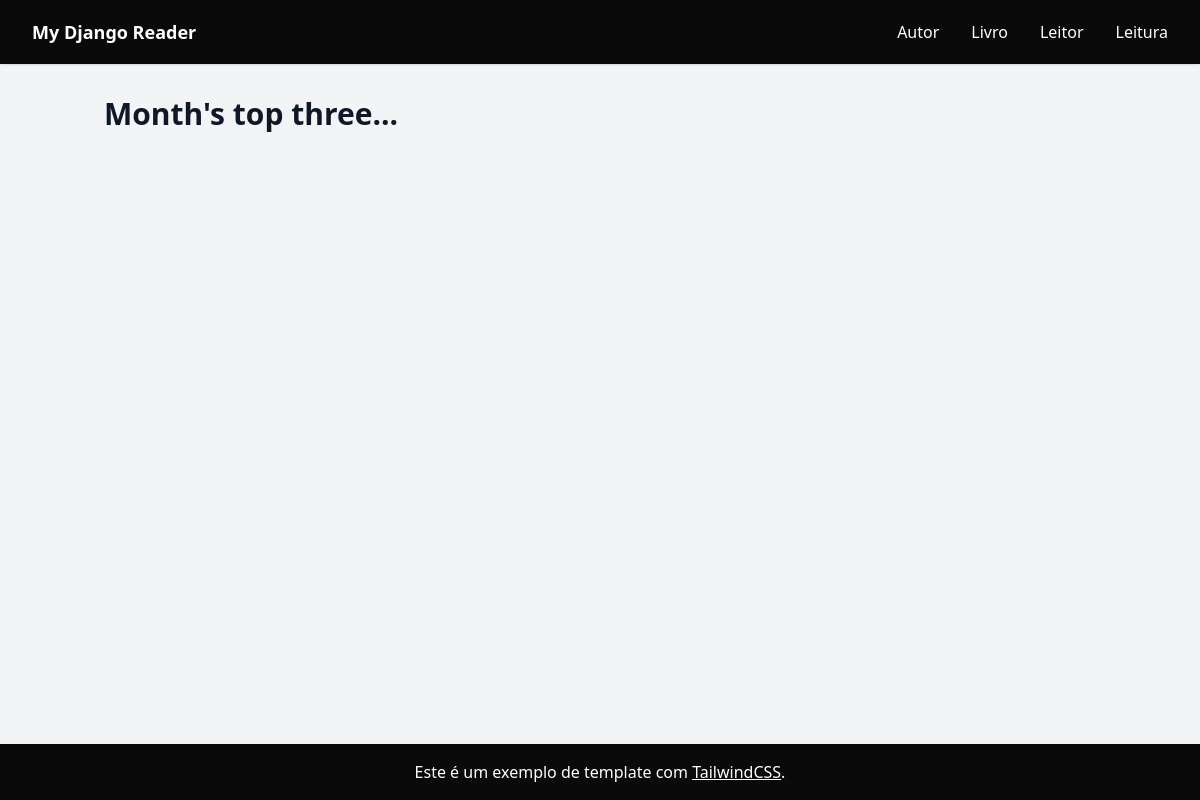
The app's page /, older data.
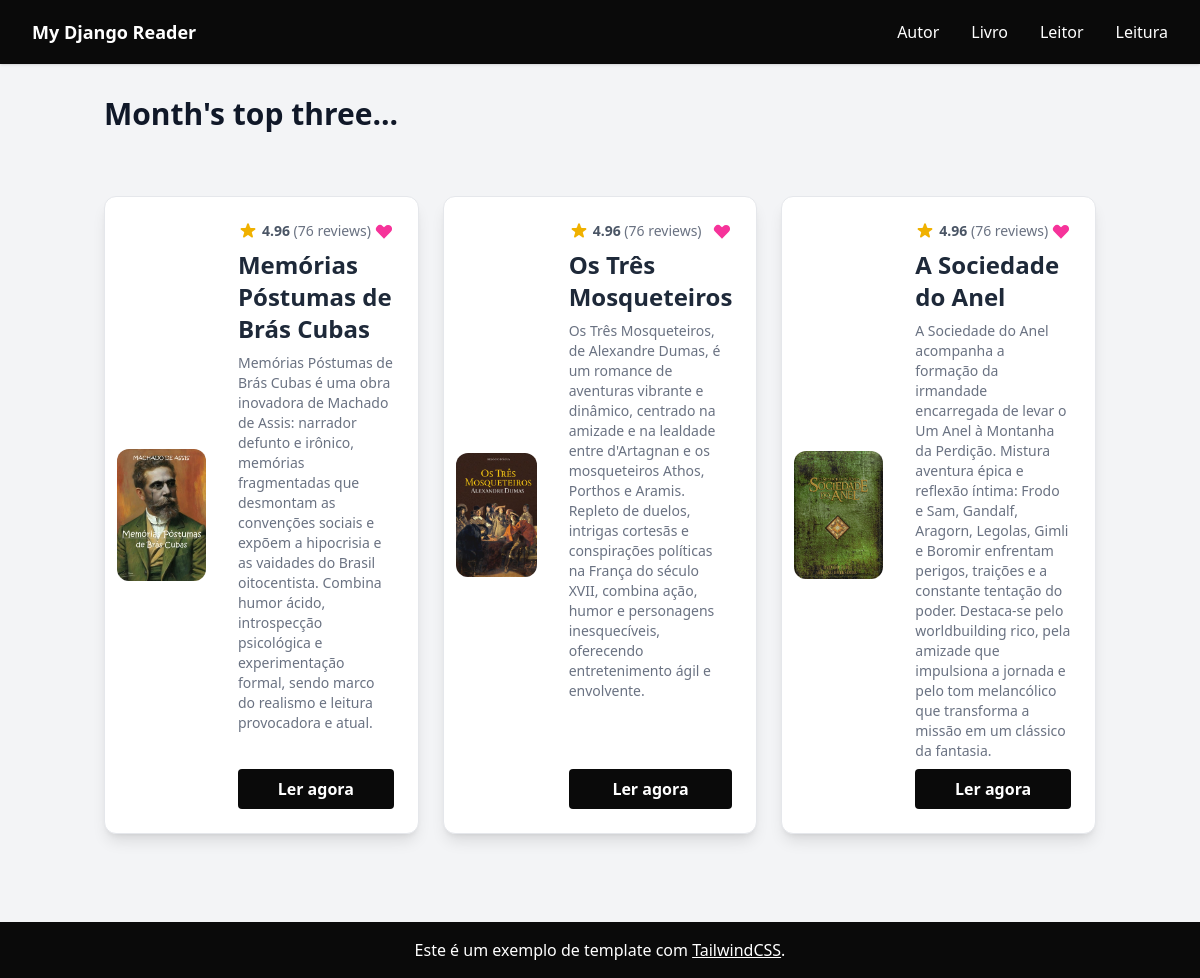
The same page, newer data.
### core/models.py (models this page shows, shortened)
class Book(models.Model):
    author = models.ForeignKey(Author, on_delete=models.CASCADE, related_name="books")
    title = models.CharField(max_length=35)
    description = models.TextField(blank=True, validators=[MaxLengthValidator(600)])
    style = models.CharField(max_length=100, blank=True)
    cover = models.ImageField(upload_to="images/covers/", blank=True, null=True)
    file = models.FileField(upload_to="docs/", blank=True, null=True)
    class Meta:
        verbose_name = "Livro"
        verbose_name_plural = "Livros"

### core/views.py (the view)
# urls.py: path("", views.index, name="index"),
def index(request):
    the_title = "Month's top three..."
    top_books = Book.objects.filter(id__in=[1, 2, 3])
    return render(
        request,
        "core/index.html",
        {"page": "index", "the_title": the_title, "top_books": top_books},
    )

### core/templates/core/index.html (shortened to what this page needs)
{% load static %} <!DOCTYPE html>
<html lang="pt-BR">
  <head>
    <link rel="stylesheet" href="{% static 'core/css/output.css' %}">
    <link rel="stylesheet" href="{% static 'core/css/main.css' %}">
  </head>
  <body class="w-full h-full m-0 flex flex-col bg-gray-100 text-gray-900 overflow-auto">
    <nav class="panel_color text-white shadow">
      <div class="max-w-7xl mx-auto my-auto px-4 sm:px-6 lg:px-8">
        <div class="flex justify-between h-16 items-center">
          <div class="flex-shrink-0 text-lg font-semibold">
            <a href="{% url 'index' %}">My Django Reader</a>
          </div>
          <div id="options_menu" class="options_menu flex space-x-8">
            <a href="{% url 'author' %}" class="hover:text-gray-300 {% if request.resolver_match.url_name == 'author' %}active{% endif %}">Autor</a>
            <a href="{% url 'book' %}" class="hover:text-gray-300 {% if request.resolver_match.url_name == 'book' %}active{% endif %}">Livro</a>
            <a href="{% url 'reader' %}" class="hover:text-gray-300 {% if request.resolver_match.url_name == 'reader' %}active{% endif %}">Leitor</a>
            <a href="{% url 'read' %}" class="hover:text-gray-300 {% if request.resolver_match.url_name == 'read' %}active{% endif %}">Leitura</a>
          </div>
        </div>
      </div>
    </nav>
    <main class="flex-1 flex align-center justify-center overflow-y-auto mb-20">
      <div class="container mx-auto px-4 py-8 ">
        {% if page == 'author' %}
          {% include 'core/author.html' %}
        {% elif page == 'book' %}
          {% include 'core/book.html' %}
        {% elif page == 'reader_login' %}
          {% include 'core/login.html' %}
        {% elif page == 'reader' %}
          {% include 'core/reader.html' %}
        {% elif page == 'read' %}
          {% include 'core/read.html' %}
        {% else %}
          <h2 class="text-3xl font-bold text-gray-900 mb-8 ">{{ the_title }}</h2>
          <div class="grid grid-cols-1 sm:grid-cols-2 md:grid-cols-3 gap-6">
            {% include 'core/cards.html' %}
          </div>
        {% endif %}
      </div>
    </main>
    <footer class="panel_color text-white text-center py-4 fixed bottom-0 md:w-full"> Este é um exemplo de template com
      <a class="underline" href="https://tailwindcss.com/">TailwindCSS</a>.
    </footer>
  </body>
</html>

### core/templates/core/cards.html (shortened to what this page needs)
{% block content %}{% load static %}
  <link rel="stylesheet" href="{% static 'core/css/main.css' %}">
  {% for top in top_books %}
    <div class="flex flex-col items-center space-y-6 py-8">
      <div
        class="relative flex flex-col md:flex-row md:space-x-5 space-y-3 md:space-y-0
               rounded-xl shadow-lg p-3 max-w-xs md:max-w-3xl h-full w-full border border-gray-200 bg-white">
        <div class="w-full md:w-1/3 grid place-items-center">
          <img src="{{ top.cover.url }}"
               alt="tailwind logo"
               class="rounded-xl object-cover" />
        </div>
        <div class="w-full md:w-2/3 flex flex-col space-y-2 p-3">
          <div class="flex justify-between items-center">
            <div class="flex items-center">
              <p class="text-gray-600 font-bold text-sm ml-1">
                4.96 <span class="text-gray-500 font-normal">(76 reviews)</span>
              </p>
            </div>
            <svg xmlns="http://www.w3.org/2000/svg" class="h-5 w-5 text-pink-500" viewBox="0 0 20 20" fill="currentColor">
              <path fill-rule="evenodd" d="M3.172 5.172a4 4 0 015.656 0L10 6.343l1.172-1.171a4 4 0 115.656 5.656L10 17.657l-6.828-6.829a4 4 0 010-5.656z" clip-rule="evenodd"/>
            </svg>
          </div>
          <h3 class="font-black text-gray-800 md:text-2xl text-xl">{{ top.title }}</h3>
          <p class="md:text-sm text-gray-500 text-base">
            {{ top.description }}
          </p>
          <button class="read_button bg-custom-dark text-white font-semibold py-2 px-4 mt-auto rounded transition duration-200" onclick="window.location.href='{% url 'read' %}'">
            Ler agora
          </button>
        </div>
      </div>
    </div>
  {% endfor %}
{% endblock %}

### core/static/core/css/main.css (style rules this page uses)
.bg-custom-dark { background-color: oklch(14.5% 0 0); }
.panel_color { background-color: oklch(14.5% 0 0); }
.options_menu a { border-bottom: 3px solid transparent; border-top: 3px solid transparent; }
.read_button { cursor: pointer; }

Row changes from the older to the newer data that the page shows:
added Book: cover (picture), title "Memórias Póstumas de Brás Cubas", description "Memórias Póstumas de Brás Cubas é uma obra inovadora de Machado de Assis: narrador defunto e irônico, memórias fragmentadas que desmontam as convenções sociais e expõem a hipocrisia e as vaidades do Brasil oitocentista. Combina humor ácido, introspecção psicológica e experimentação formal, sendo marco do realismo e leitura provocadora e atual."
added Book: cover (picture), title "Os Três Mosqueteiros", description "Os Três Mosqueteiros, de Alexandre Dumas, é um romance de aventuras vibrante e dinâmico, centrado na amizade e na lealdade entre d'Artagnan e os mosqueteiros Athos, Porthos e Aramis. Repleto de duelos, intrigas cortesãs e conspirações políticas na França do século XVII, combina ação, humor e personagens inesquecíveis, oferecendo entretenimento ágil e envolvente."
added Book: cover (picture), title "A Sociedade do Anel", description "A Sociedade do Anel acompanha a formação da irmandade encarregada de levar o Um Anel à Montanha da Perdição. Mistura aventura épica e reflexão íntima: Frodo e Sam, Gandalf, Aragorn, Legolas, Gimli e Boromir enfrentam perigos, traições e a constante tentação do poder. Destaca‑se pelo worldbuilding rico, pela amizade que impulsiona a jornada e pelo tom melancólico que transforma a missão em um clássico da fantasia."
